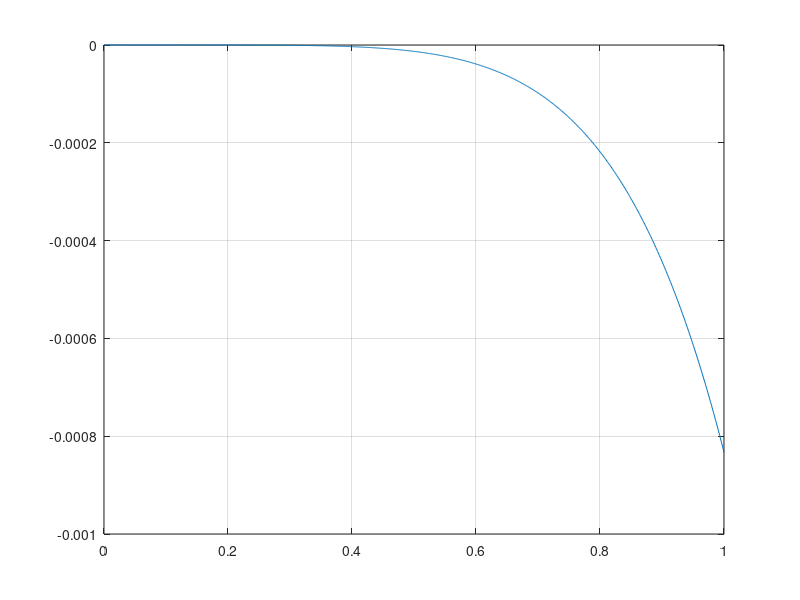

Write MATLAB code to recreate this figure.
function puan

  global mu;
  
  mu = 0.1;
  dt = 1e-3;
  t = [0: dt: 1];
  y10 = 0;
  y20 = 1;
  y1 = [y10 y20];
  y2 = [y10 y20];
  for i = 2:size(t, 2)
    
    k1 = f(t(i - 1), y1(i - 1, :));
    k2 = f(t(i - 1) + dt/2, y1(i - 1, :) + dt/2*k1);
    k3 = f(t(i - 1) + dt/2, y1(i - 1, :) + dt/2*k2);
    k4 = f(t(i - 1) + dt, y1(i - 1, :) + dt*k3);
    y1(i, :) = y1(i - 1, :) + dt/6*(k1 + 2*k2 + 2*k3 + k4);
    
    y2(i, 1) = t(i)^4/4;
    
    y2(i, 2) =1 -((t(i)^9/144))-((t(i)^5/20)*mu);
  
  end

 % plot(t, y1(:, 1), t, y2(:, 1));
  %pause(2);
  %close all;
  plot(t, y1(:, 2), t, y2(:, 2),'r');
  grid on;
  pause(2);
  plot(t, y1(:, 1)-y2(:, 1));
  grid on;
  
 end
 
 function dydt = f(t, y)
 
  global mu;
  dydt = [t^3*(cos(mu*t)), -y(1)^2 + sin(mu*y(1))];
 
 end